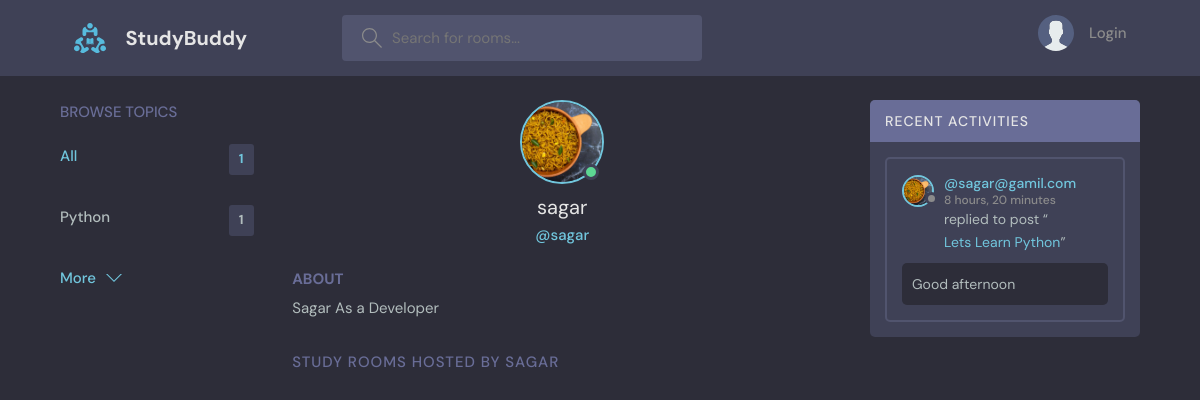
/profile/2, run on an earlier commit of the app's database.
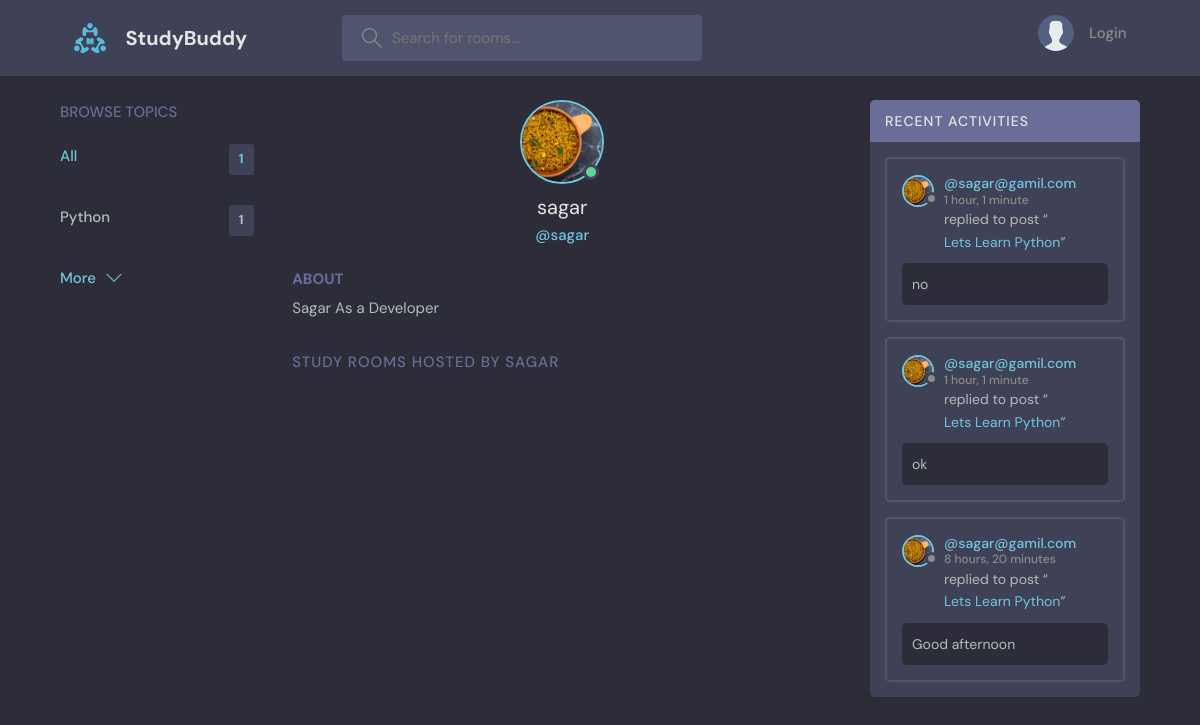
And on a later commit of the database.
### base/models.py (models this page shows, shortened)
class Topic(models.Model):
    name = models.CharField(max_length=200) # group name

class User(AbstractUser):
    name = models.CharField(max_length=200, null= True)
    email = models.EmailField(unique=True,null=True)
    bio = models.TextField(null=True)
    avatar= models.ImageField(null=True, default="avatar.svg")
    USERNAME_FIELD: str='email'
    REQUIRED_FIELDS: list[str] = []

class Message(models.Model):
    user = models.ForeignKey(User,on_delete=models.CASCADE)# one user can do many messages ==> one to many RELATIONSHIP
    room = models.ForeignKey(Room,on_delete=models.CASCADE) #Single room contain many message==> single to Many RELATIONSHIP
    body = models.TextField()
    updated = models.DateTimeField(auto_now=True)
    created = models.DateTimeField(auto_now_add=True)
    def __str__(self) -> str:
        return self.body[:50]
    class Meta:
        ordering = ['-created']

class Room(models.Model):
    host =  models.ForeignKey(User,on_delete=models.SET_NULL, null=True)
    topic = models.ForeignKey(Topic,on_delete=models.SET_NULL, null=True) # Single topic may have many rooms ==> single to Many RELATIONSHIP
    name = models.CharField(max_length=200)
    description = models.TextField(null=True,blank=True)
    participants = models.ManyToManyField(User,related_name='participants',blank=True) # many to many relationship
    updated = models.DateTimeField(auto_now=True)
    created = models.DateTimeField(auto_now_add=True)
    def __str__(self) -> str:
        return self.name
    class Meta:
        ordering = ['-updated','-created']

### base/views.py (the view)
# urls.py: path('profile/<str:pk>', views.userProfile, name='user-profile'),
def userProfile(request,pk):
    user = User.objects.get(pk=pk)
    rooms = user.room_set.all()   # type: ignore
    room_messages = user.message_set.all()  # type: ignore
    topics = Topic.objects.all()
    context ={
        'user':user,
        'rooms':rooms,
        'room_messages':room_messages,
        'topics':topics,
    }
    return render(request,'profile.html', context)

### base/templates/profile.html (shortened to what this page needs)
{% extends 'base.html' %} {% block content_block %}
<main class="profile-page layout layout--3">
  <div class="container">
    <div>
      {% include 'topics_component.html' %}
    </div>
    <div class="roomList">
      <div class="profile">
        <div class="profile__avatar">
          <div class="avatar avatar--large active">
            <img src="{{user.avatar.url}}" />
          </div>
        </div>
        <div class="profile__info">
          <h3>{{user.username}}</h3>
          <p>@{{user.username}}</p>
        </div>
        <div class="profile__about">
          <h3>About</h3>
          <p>
            {{user.bio}}
          </p>
        </div>
      </div>
      <div class="roomList__header">
        <div>
          <h2>Study Rooms Hosted by {{user.username}}</a>
          </h2>
        </div>
      </div>
    </div>
    <div>
      {% include 'activity_component.html' %}
    </div>
  </div>
</main>
{% endblock content_block %}

### templates/base.html (shortened to what this page needs)
<!DOCTYPE html>
{% load static %}
<html lang="en">
  <head>
    <link rel="stylesheet" href="{% static 'css/style.css' %}" />
  </head>
  <body>
    {% include 'navbar.html' %}
    {% block content_block %}{% endblock content_block %}
  </body>
</html>

### templates/navbar.html (shortened to what this page needs)
{% load static %}
<header class="header header--loggedIn">
  <div class="container">
    <a href="{% url 'home' %}" class="header__logo">
      <img src="{% static 'images/logo.svg' %}" />
      <h1>StudyBuddy</h1>
    </a>
    <form class="header__search" action="{% url 'home' %}" method="GET">
      <label>
        <input placeholder="Search for rooms..." name="q" />
      </label>
    </form>
    <nav class="header__menu">
      {% if request.user.is_authenticated %}
      <div class="header__user">
        <a href="{% url 'update-user' %}">
          <div class="avatar avatar--medium active">
            <img src="{{request.user.avatar.url}}" />
          </div>
          <p>{{request.user.username}} <span>{{request.user.username}}</span></p>
        </a>
        <button class="dropdown-button">
          <svg version="1.1" xmlns="http://www.w3.org/2000/svg" width="32" height="32" viewBox="0 0 32 32">
            <title>chevron-down</title>
            <path d="M16 21l-13-13h-3l16 16 16-16h-3l-13 13z"></path>
          </svg>
        </button>
      </div>
      {% else %}
      <a href="{% url 'login' %}">
        <img src="{% static 'images/avatar.svg' %}" />
        <p>Login</p>
      </a>
      {% endif %}
    </nav>
  </div>
</header>

### base/templates/topics_component.html
<div class="topics">
  <div class="topics__header">
    <h2>Browse Topics</h2>
  </div>
  <ul class="topics__list">
    <li>
      <a href="{% url 'home' %}" class="active">All <span>{{topics.count}}</span></a>
    </li>
    {% for topic in topics %}
    <li>
      <a href="{% url 'home' %}?q={{topic.name}}">{{topic.name}} <span>{{topic.room_set.all.count}}</span></a>
    </li>
    {% endfor %}
  </ul>
  <a class="btn btn--link" href="{% url 'topics' %}">
    More
    <svg version="1.1" xmlns="http://www.w3.org/2000/svg" width="32" height="32" viewBox="0 0 32 32">
      <title>chevron-down</title>
      <path d="M16 21l-13-13h-3l16 16 16-16h-3l-13 13z"></path>
    </svg>
  </a>
</div>

### base/templates/activity_component.html (shortened to what this page needs)
<div class="activities">
  <div class="activities__header">
    <h2>Recent Activities</h2>
  </div>
  {% for message in room_messages %}
  <div class="activities__box">
    <div class="activities__boxHeader roomListRoom__header">
      <a href="{% url 'user-profile' message.user.id %}" class="roomListRoom__author">
        <div class="avatar avatar--small">
          <img src="{{message.user.avatar.url}}" />
        </div>
        <p>
          @{{message.user}}
          <span>{{message.created | timesince}}</span>
        </p>
      </a>
    </div>
    <div class="activities__boxContent">
      <p>replied to post “<a href="{% url 'room' message.room.id %}">{{message.room}}</a>”</p>
      <div class="activities__boxRoomContent">
        {{message}}
      </div>
    </div>
  </div>
  {% endfor %}
</div>

What changed in the data, as far as the page shows it:
added Message: user.avatar (picture), user "sagar@gamil.com", created "1 hour, 1 minute", room "Lets Learn Python", body "no"
added Message: user.avatar (picture), user "sagar@gamil.com", created "1 hour, 1 minute", room "Lets Learn Python", body "ok"
